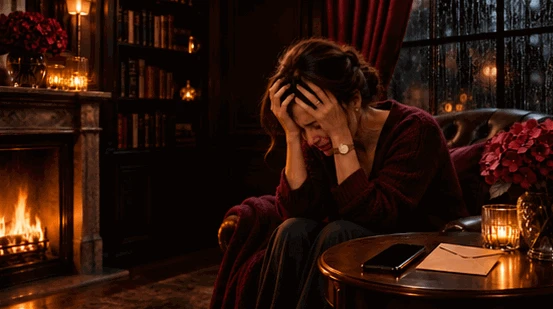
#> input picture stories/second-phone/fire/fire_20.webp, 553 x 309 px
$ python make_loop_video.py ../stories/second-phone/fire/fire_20.webp out.png
#> lines starting #> are read from the running program, lines starting #| are printed output that depends on the picture
#!/usr/bin/env python3
"""Tạo video từ 1 ảnh tĩnh: lửa lò sưởi bập bùng + giọt mưa trượt trên cửa kính, camera khóa.
Người, điện thoại, phong bì, nến, hoa, nội thất, ánh sáng tổng thể giữ nguyên.
Mọi chuyển động tuần hoàn đúng theo độ dài loop nên nối vòng liền mạch.

  # chỉ tạo loop 30 giây
  python scripts/make_loop_video.py anh.webp loop.mp4
  # tạo luôn video dài bằng file MP3 (lặp loop, ghép âm thanh)
  python scripts/make_loop_video.py anh.webp loop.mp4 --audio full.mp3 --final final_youtube.mp4
"""
import argparse
import subprocess

import numpy as np
from PIL import Image, ImageFilter

FPS = 24


def blob(sx, sy):
    hx, hy = int(sx * 3) + 1, int(sy * 3) + 1
    y, x = np.mgrid[-hy:hy + 1, -hx:hx + 1].astype(np.float32)
    return np.exp(-(x * x) / (2 * sx * sx) - (y * y) / (2 * sy * sy)), hx, hy


def put(layer, sp, hx, hy, cx, cy, amp):
    gh, gw = layer.shape
    yy, xx = int(cy), int(cx)
    y0, y1 = max(0, yy - hy), min(gh, yy + hy + 1)
    x0, x1 = max(0, xx - hx), min(gw, xx + hx + 1)
    if y0 < y1 and x0 < x1:
        layer[y0:y1, x0:x1] += amp * sp[y0 - (yy - hy):y1 - (yy - hy), x0 - (xx - hx):x1 - (xx - hx)]


def main():
    ap = argparse.ArgumentParser(description=__doc__, formatter_class=argparse.RawDescriptionHelpFormatter)
    ap.add_argument("image")
    ap.add_argument("out")
    ap.add_argument("--seconds", type=int, default=30, help="độ dài 1 vòng loop")
    ap.add_argument("--width", type=int, default=1920)
    ap.add_argument("--fire", default="0.013,0.54,0.125,0.80")
    ap.add_argument("--glass", default="0.77,0.02,0.998,0.43")
    ap.add_argument("--seed", type=int, default=5)
    ap.add_argument("--fire-frames", nargs="+",
                    help="các ảnh cùng cảnh có hình ngọn lửa THẬT khác nhau; lửa sẽ được nội suy giữa các ảnh này")
    ap.add_argument("--fire-box", default="0.0,0.50,0.15,0.84", help="vùng thay lửa (tỉ lệ ảnh)")
    ap.add_argument("--audio", help="file MP3 để làm video dài bằng nó")
    ap.add_argument("--final", help="video cuối (cần --audio)")
    a = ap.parse_args()
    if bool(a.audio) != bool(a.final):
        raise SystemExit("--audio và --final phải đi cùng nhau")

    im = Image.open(a.image).convert("RGB")
#> im is the input picture: PIL image 553x309 RGB; mean R, G, B 44.8, 20.2, 11.2
    W = a.width
    H = round(W * im.height / im.width / 2) * 2
#> H = 1072
    if abs(im.width / im.height - 16 / 9) < 0.03:
        H = round(W * 9 / 16 / 2) * 2
    base = np.asarray(im.resize((W, H), Image.LANCZOS).filter(ImageFilter.UnsharpMask(1.6, 60, 2)),
                      dtype=np.float32)
    T = a.seconds
    N = T * FPS
    rng = np.random.default_rng(a.seed)
    w = 2 * np.pi
    sc = W / 1920

    def box(s):
        x0, y0, x1, y1 = (float(v) for v in s.split(","))
        return int(x0 * W), int(y0 * H), int(x1 * W), int(y1 * H)

    kf = None
    if a.fire_frames:
        import cv2
        bx0, by0, bx1, by1 = box(a.fire_box)
        scale = W / im.width
        bs = np.asarray(im, dtype=np.uint8)
        g0 = cv2.cvtColor(bs, cv2.COLOR_RGB2GRAY).astype(np.float32) / 255
        sharp = lambda pil: np.asarray(pil.resize((W, H), Image.LANCZOS).filter(
            ImageFilter.UnsharpMask(1.6, 60, 2)), dtype=np.float32)
        frames_up = [base]
        for pth in a.fire_frames:
            pk = Image.open(pth).convert("RGB").resize(im.size, Image.LANCZOS)
            gk = cv2.cvtColor(np.asarray(pk, dtype=np.uint8), cv2.COLOR_RGB2GRAY).astype(np.float32) / 255
            msk = np.zeros(g0.shape, np.uint8)
            msk[int(.38 * im.height):int(.95 * im.height), :int(.30 * im.width)] = 255
            msk[(g0 > .35) | (gk > .35)] = 0  # bỏ vùng lửa sáng, chỉ khớp khung lò/đá cẩm thạch
            wm = np.eye(2, 3, dtype=np.float32)
            try:
                cc, wm = cv2.findTransformECC(g0, gk, wm, cv2.MOTION_TRANSLATION,
                                              (cv2.TERM_CRITERIA_EPS | cv2.TERM_CRITERIA_COUNT, 300, 1e-7), msk, 5)
            except cv2.error:
                print(f"  cảnh báo: không căn được {pth}, dùng nguyên vị trí")
            print(f"  căn ảnh {pth}: dịch ({wm[0, 2]:.2f}, {wm[1, 2]:.2f}) px, độ khớp {cc:.3f}")
            up = sharp(pk)
            wm_up = wm.copy()
            wm_up[:, 2] *= scale
            up = cv2.warpAffine(up, wm_up, (W, H), flags=cv2.INTER_LINEAR + cv2.WARP_INVERSE_MAP,
                                borderMode=cv2.BORDER_REPLICATE)
            frames_up.append(up)
        crops = [f[by0:by1, bx0:bx1].copy() for f in frames_up]
        kh, kw = crops[0].shape[:2]
        grays = [cv2.cvtColor(np.clip(c, 0, 255).astype(np.uint8), cv2.COLOR_RGB2GRAY) for c in crops]
        flows = {}
        for i in range(len(crops)):
            for j in range(len(crops)):
                if i != j:  # flow[(i,j)]: điểm trong j -> vị trí tương ứng trong i
                    flows[(i, j)] = cv2.calcOpticalFlowFarneback(grays[j], grays[i], None, 0.5, 4, 25, 6, 7, 1.5, 0)
        feather = np.zeros((kh, kw), np.float32)
        m = int(W / 100)
        feather[m:-m, m:-m] = 1
        feather = cv2.GaussianBlur(feather, (0, 0), W / 260)[..., None]
        gridx, gridy = np.meshgrid(np.arange(kw, dtype=np.float32), np.arange(kh, dtype=np.float32))
        # lịch phát: các ảnh lửa đổi ngẫu nhiên, mỗi chuyển 0.4-0.8 giây, kết thúc đúng ảnh đầu -> loop khít
        order = [0]
        total = 0
        durs = []
        while total < N - 12:
            nxt = int(rng.integers(0, len(crops)))
            while nxt == order[-1]:
                nxt = int(rng.integers(0, len(crops)))
            d = int(rng.integers(10, 20))
            order.append(nxt)
            durs.append(d)
            total += d
        if order[-1] != order[0]:
            order.append(order[0])
            durs.append(12)
        durs = np.array(durs, dtype=float)
        durs = np.maximum(6, np.round(durs * N / durs.sum())).astype(int)
        durs[-1] += N - durs.sum()
        starts = np.concatenate([[0], np.cumsum(durs)])

        def fire_at(f):
            k = int(np.searchsorted(starts, f, side="right") - 1)
            k = min(k, len(durs) - 1)
            sa = (f - starts[k]) / durs[k]
            sa = sa * sa * (3 - 2 * sa)
            ia, ib = order[k], order[k + 1]
            fl = flows[(ia, ib)]
            f32 = lambda x: np.ascontiguousarray(x, dtype=np.float32)
            A = cv2.remap(crops[ia], f32(gridx + sa * fl[..., 0]), f32(gridy + sa * fl[..., 1]),
                          cv2.INTER_LINEAR, borderMode=cv2.BORDER_REPLICATE)
            B = cv2.remap(crops[ib], f32(gridx - (1 - sa) * fl[..., 0]), f32(gridy - (1 - sa) * fl[..., 1]),
                          cv2.INTER_LINEAR, borderMode=cv2.BORDER_REPLICATE)
            return A * (1 - sa) + B * sa

    # ---------- LỬA: chỉ ngọn lửa (vùng cam sáng) bị xô lệch + nhấp nháy; củi/khung lò đứng yên
    fx0, fy0, fx1, fy1 = box(a.fire)
    fire = base[fy0:fy1, fx0:fx1].copy()
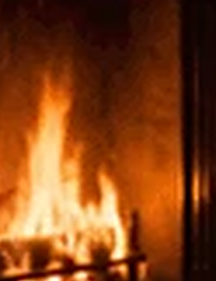
#> fire: shape (281, 216, 3) float32; mean R, G, B 128.6, 64.5, 23.6
    fh, fw = fire.shape[:2]
#> fh = 281; fw = 216
    lum = fire.mean(axis=2)
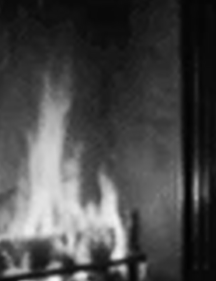
#> lum: shape (281, 216) float32; min 1.33, max 247, mean 72.3
    flame = np.clip((lum - 80) / 80, 0, 1) * (fire[..., 0] > fire[..., 2] * 1.4)
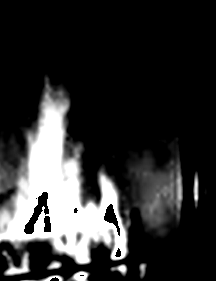
#> flame: shape (281, 216) float32; min 0, max 1, mean 0.19
    flame = np.asarray(Image.fromarray((flame * 255).astype(np.uint8)).filter(
        ImageFilter.GaussianBlur(W / 350)), dtype=np.float32) / 255
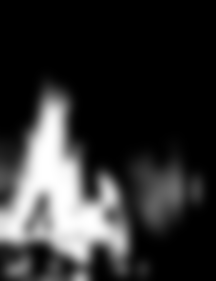
#> flame: shape (281, 216) float32; min 0, max 1, mean 0.189
    yy_, xx_ = np.mgrid[0:fh, 0:fw].astype(np.float32)
    up = np.clip(1 - yy_ / fh, 0, 1)  # càng lên cao càng lay mạnh
    height_w = (0.25 + 0.75 * up) * flame
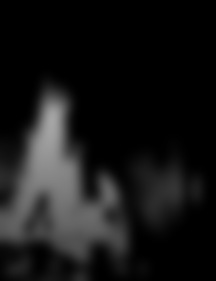
#> height_w: shape (281, 216) float32; min 0, max 0.648, mean 0.0893
    # 6 sóng chạy lên, tần số thời gian nguyên (chu kỳ/loop) -> tuần hoàn, ngẫu nhiên pha/hướng
    waves = [dict(ft=int(rng.integers(T * 1, T * 4)), ky=rng.uniform(0.010, 0.026) / sc,
                  kx=rng.uniform(-0.012, 0.012) / sc, ph=rng.uniform(0, w),
                  ax=rng.uniform(1.0, 2.6) * sc, ay=rng.uniform(0.8, 2.0) * sc) for _ in range(6)]
    bands = [dict(ft=int(rng.integers(T * 2, T * 6)), ky=rng.uniform(0.006, 0.016) / sc,
                  ph=rng.uniform(0, w), a=rng.uniform(0.02, 0.035)) for _ in range(4)]
    rowi = np.arange(fh)[:, None]
#> rowi = 281 values from 0 to 280

    # ---------- MƯA: hạt nước có điểm sáng + bóng, trượt kiểu nhanh-chậm, để lại vệt ướt
    gx0, gy0, gx1, gy1 = box(a.glass)
    gw, gh = gx1 - gx0, gy1 - gy0
    glum = base[gy0:gy1, gx0:gx1].mean(axis=2)
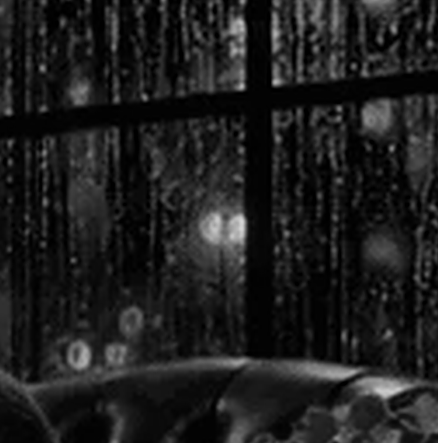
#> glum: shape (443, 438) float32; min 0, max 214.3, mean 30.3
    pane = np.asarray(Image.fromarray((np.clip((glum - 14) / 16, 0, 1) * 255).astype(np.uint8)).filter(
        ImageFilter.GaussianBlur(W / 300)), dtype=np.float32) / 255
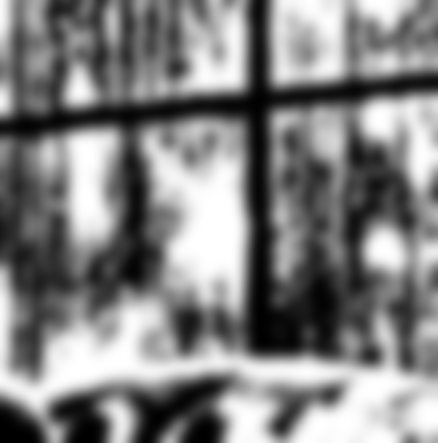
#> pane: shape (443, 438) float32; min 0, max 1, mean 0.512
    drops = [dict(x=rng.uniform(0.04, 0.96) * gw, ph=rng.uniform(0, 1), k=int(rng.choice([1, 1, 2, 2, 3])),
                  r=rng.uniform(0.0022, 0.0038) * W, wob=rng.uniform(0, w), sl=rng.uniform(0.07, 0.12))
             for _ in range(11)]
    spr = {}

    def sprite(sx, sy):
        if (sx, sy) not in spr:
            spr[(sx, sy)] = blob(sx, sy)
        return spr[(sx, sy)]

#> (the run stopped early here; a loop or call above may not have finished)

$ run again, on stories/second-phone/fire/fire_23.webp
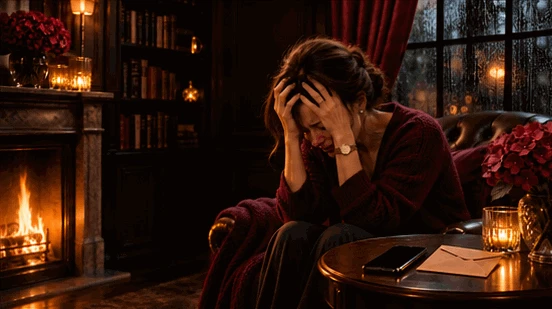
#> input picture stories/second-phone/fire/fire_23.webp, 552 x 309 px
#> in main, im is the input picture: PIL image 552x309 RGB; mean R, G, B 47.8, 23, 13
#> in main, `glum = base[gy0:gy1, gx0:gx1].mean(axis=2)`:
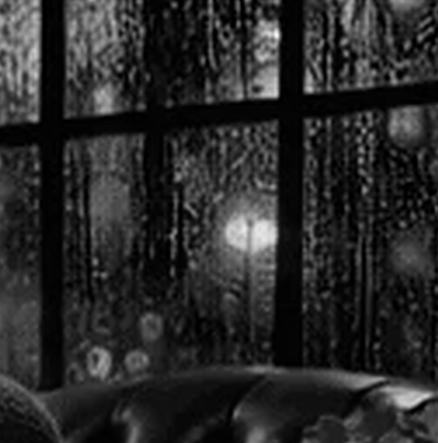
#> glum: shape (443, 438) float32; min 0, max 249.7, mean 41.1
#> in main, `pane = np.asarray(Image.fromarray((np.clip((glum - 14) / 16, 0, 1) * 2..`:
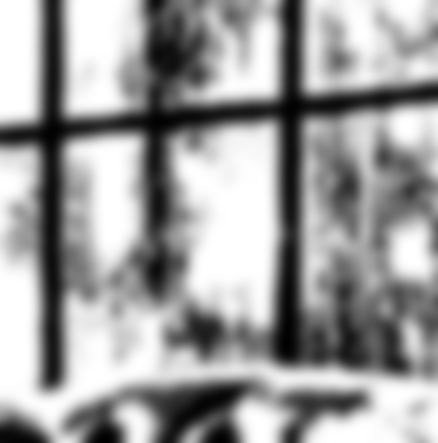
#> pane: shape (443, 438) float32; min 0, max 1, mean 0.621
